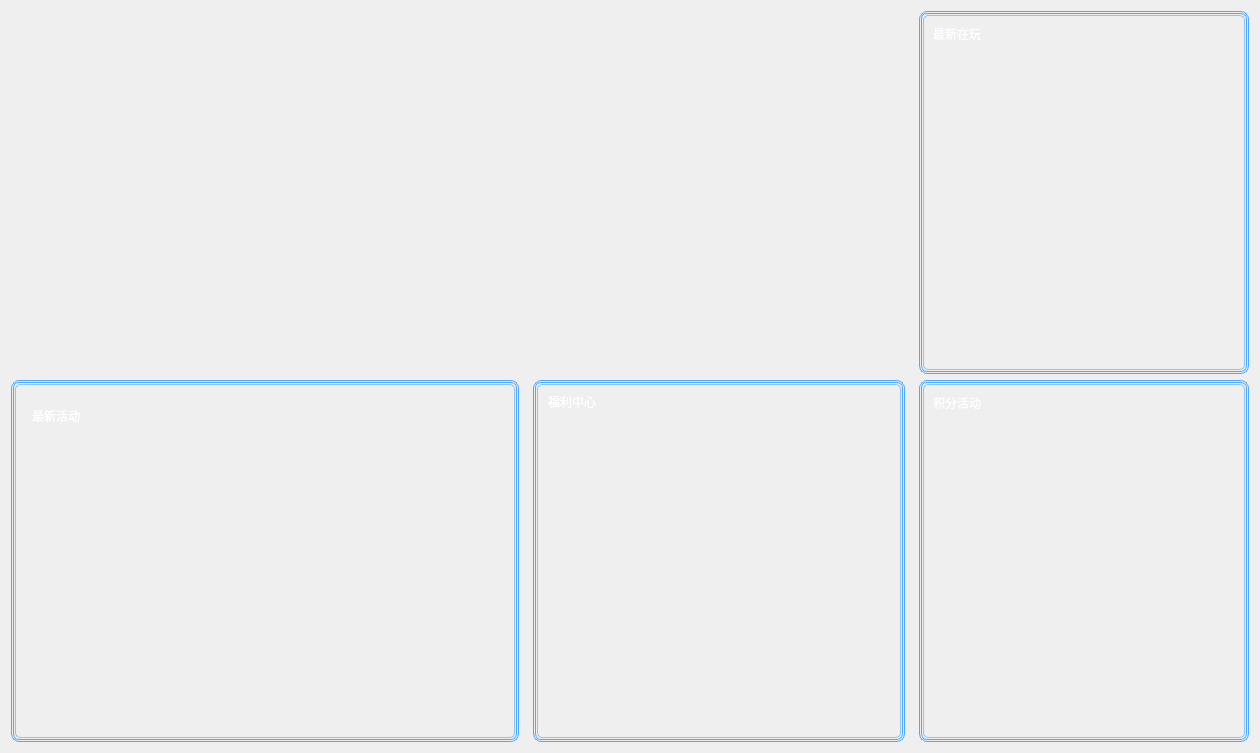
<?xml version="1.0" encoding="UTF-8"?>
<ui version="4.0">
 <class>CShopPage</class>
 <widget class="QWidget" name="CShopPage">
  <property name="geometry">
   <rect>
    <x>0</x>
    <y>0</y>
    <width>1260</width>
    <height>753</height>
   </rect>
  </property>
  <property name="windowTitle">
   <string>Form</string>
  </property>
  <layout class="QGridLayout" name="gridLayout">
   <item row="0" column="0">
    <layout class="QVBoxLayout" name="verticalLayout">
     <item>
      <layout class="QHBoxLayout" name="horizontalLayout_2">
       <property name="spacing">
        <number>14</number>
       </property>
       <item>
        <widget class="QWidget" name="widget_main_logo" native="true">
         <property name="minimumSize">
          <size>
           <width>890</width>
           <height>0</height>
          </size>
         </property>
        </widget>
       </item>
       <item>
        <widget class="QFrame" name="frame_one_2">
         <property name="minimumSize">
          <size>
           <width>330</width>
           <height>0</height>
          </size>
         </property>
         <property name="maximumSize">
          <size>
           <width>330</width>
           <height>16777215</height>
          </size>
         </property>
         <property name="styleSheet">
          <string notr="true">QFrame#frame_one_2{
border: 0.8px solid #4DA9FF;
border-radius: 8px;
}
</string>
         </property>
         <property name="frameShape">
          <enum>QFrame::NoFrame</enum>
         </property>
         <property name="frameShadow">
          <enum>QFrame::Raised</enum>
         </property>
         <layout class="QGridLayout" name="gridLayout_21">
          <property name="leftMargin">
           <number>1</number>
          </property>
          <property name="topMargin">
           <number>1</number>
          </property>
          <property name="rightMargin">
           <number>1</number>
          </property>
          <property name="bottomMargin">
           <number>1</number>
          </property>
          <property name="spacing">
           <number>0</number>
          </property>
          <item row="0" column="0">
           <widget class="QFrame" name="frame_two_2">
            <property name="styleSheet">
             <string notr="true">QFrame#frame_two_2{
border: 0.6px solid #4DA9FF;
border-radius: 6px;
}
</string>
            </property>
            <property name="frameShape">
             <enum>QFrame::StyledPanel</enum>
            </property>
            <property name="frameShadow">
             <enum>QFrame::Raised</enum>
            </property>
            <layout class="QGridLayout" name="gridLayout_22">
             <property name="leftMargin">
              <number>1</number>
             </property>
             <property name="topMargin">
              <number>1</number>
             </property>
             <property name="rightMargin">
              <number>1</number>
             </property>
             <property name="bottomMargin">
              <number>1</number>
             </property>
             <item row="0" column="0">
              <widget class="QFrame" name="frame_4">
               <property name="styleSheet">
                <string notr="true">QFrame#frame_4{
border: 1px solid rgba(77, 169, 255, 0.6);
border-radius: 5px;
}
QFrame#frame_4:hover{
	color: rgb(170, 170, 255);
}</string>
               </property>
               <property name="frameShape">
                <enum>QFrame::StyledPanel</enum>
               </property>
               <property name="frameShadow">
                <enum>QFrame::Raised</enum>
               </property>
               <layout class="QGridLayout" name="gridLayout_18">
                <item row="1" column="0">
                 <widget class="QScrollArea" name="scrollArea">
                  <property name="maximumSize">
                   <size>
                    <width>16777215</width>
                    <height>16777215</height>
                   </size>
                  </property>
                  <property name="styleSheet">
                   <string notr="true">background-color: transparent;</string>
                  </property>
                  <property name="frameShape">
                   <enum>QFrame::NoFrame</enum>
                  </property>
                  <property name="verticalScrollBarPolicy">
                   <enum>Qt::ScrollBarAlwaysOff</enum>
                  </property>
                  <property name="horizontalScrollBarPolicy">
                   <enum>Qt::ScrollBarAlwaysOff</enum>
                  </property>
                  <property name="widgetResizable">
                   <bool>true</bool>
                  </property>
                  <widget class="QWidget" name="scrollAreaWidgetContents">
                   <property name="geometry">
                    <rect>
                     <x>0</x>
                     <y>0</y>
                     <width>302</width>
                     <height>296</height>
                    </rect>
                   </property>
                   <property name="styleSheet">
                    <string notr="true">background-color: transparent;</string>
                   </property>
                   <layout class="QGridLayout" name="gridLayout_3">
                    <property name="leftMargin">
                     <number>0</number>
                    </property>
                    <property name="topMargin">
                     <number>0</number>
                    </property>
                    <property name="rightMargin">
                     <number>0</number>
                    </property>
                    <property name="bottomMargin">
                     <number>0</number>
                    </property>
                    <property name="spacing">
                     <number>0</number>
                    </property>
                    <item row="0" column="0">
                     <layout class="QVBoxLayout" name="verticalLayout_playing">
                      <property name="spacing">
                       <number>10</number>
                      </property>
                     </layout>
                    </item>
                   </layout>
                  </widget>
                 </widget>
                </item>
                <item row="0" column="0">
                 <widget class="QLabel" name="label_3">
                  <property name="styleSheet">
                   <string notr="true">color: #FFFFFF;
font: 14pt &quot;Alibaba PuHuiTi 2.0&quot;;</string>
                  </property>
                  <property name="text">
                   <string>最新在玩</string>
                  </property>
                 </widget>
                </item>
               </layout>
              </widget>
             </item>
            </layout>
           </widget>
          </item>
         </layout>
        </widget>
       </item>
      </layout>
     </item>
     <item>
      <layout class="QHBoxLayout" name="horizontalLayout_3">
       <property name="spacing">
        <number>14</number>
       </property>
       <item>
        <widget class="QFrame" name="frame_one_3">
         <property name="minimumSize">
          <size>
           <width>9</width>
           <height>9</height>
          </size>
         </property>
         <property name="maximumSize">
          <size>
           <width>16777215</width>
           <height>16777215</height>
          </size>
         </property>
         <property name="styleSheet">
          <string notr="true">QFrame#frame_one_3{
border: 0.8px solid #4DA9FF;
border-radius: 8px;
}
</string>
         </property>
         <property name="frameShape">
          <enum>QFrame::NoFrame</enum>
         </property>
         <property name="frameShadow">
          <enum>QFrame::Raised</enum>
         </property>
         <layout class="QGridLayout" name="gridLayout_23">
          <property name="leftMargin">
           <number>1</number>
          </property>
          <property name="topMargin">
           <number>1</number>
          </property>
          <property name="rightMargin">
           <number>1</number>
          </property>
          <property name="bottomMargin">
           <number>1</number>
          </property>
          <property name="spacing">
           <number>0</number>
          </property>
          <item row="0" column="0">
           <widget class="QFrame" name="frame_two_3">
            <property name="styleSheet">
             <string notr="true">QFrame#frame_two_3{
border: 0.6px solid #4DA9FF;
border-radius: 6px;
}
</string>
            </property>
            <property name="frameShape">
             <enum>QFrame::StyledPanel</enum>
            </property>
            <property name="frameShadow">
             <enum>QFrame::Raised</enum>
            </property>
            <layout class="QGridLayout" name="gridLayout_27">
             <property name="leftMargin">
              <number>1</number>
             </property>
             <property name="topMargin">
              <number>1</number>
             </property>
             <property name="rightMargin">
              <number>1</number>
             </property>
             <property name="bottomMargin">
              <number>1</number>
             </property>
             <item row="0" column="0">
              <widget class="QFrame" name="frame_5">
               <property name="styleSheet">
                <string notr="true">QFrame#frame_5{
border: 1px solid rgba(77, 169, 255, 0.6);
border-radius: 5px;
}
QFrame#frame_5:hover{
	color: rgb(170, 170, 255);
}</string>
               </property>
               <property name="frameShape">
                <enum>QFrame::StyledPanel</enum>
               </property>
               <property name="frameShadow">
                <enum>QFrame::Raised</enum>
               </property>
               <layout class="QGridLayout" name="gridLayout_28">
                <property name="leftMargin">
                 <number>16</number>
                </property>
                <property name="topMargin">
                 <number>8</number>
                </property>
                <property name="spacing">
                 <number>0</number>
                </property>
                <item row="1" column="0">
                 <widget class="QWidget" name="widget_guanfang" native="true">
                  <property name="sizePolicy">
                   <sizepolicy hsizetype="Expanding" vsizetype="Preferred">
                    <horstretch>0</horstretch>
                    <verstretch>0</verstretch>
                   </sizepolicy>
                  </property>
                  <property name="minimumSize">
                   <size>
                    <width>0</width>
                    <height>46</height>
                   </size>
                  </property>
                  <property name="maximumSize">
                   <size>
                    <width>16777215</width>
                    <height>46</height>
                   </size>
                  </property>
                  <layout class="QGridLayout" name="gridLayout_4">
                   <property name="leftMargin">
                    <number>0</number>
                   </property>
                   <property name="topMargin">
                    <number>0</number>
                   </property>
                   <property name="rightMargin">
                    <number>0</number>
                   </property>
                   <property name="bottomMargin">
                    <number>0</number>
                   </property>
                   <property name="spacing">
                    <number>0</number>
                   </property>
                   <item row="0" column="0">
                    <layout class="QHBoxLayout" name="horizontalLayout">
                     <property name="spacing">
                      <number>30</number>
                     </property>
                     <item>
                      <widget class="QLabel" name="label">
                       <property name="styleSheet">
                        <string notr="true">color: #FFFFFF;
font: 14pt &quot;Alibaba PuHuiTi 2.0&quot;;</string>
                       </property>
                       <property name="text">
                        <string>最新活动</string>
                       </property>
                      </widget>
                     </item>
                     <item>
                      <widget class="QPushButton" name="pushButton">
                       <property name="minimumSize">
                        <size>
                         <width>26</width>
                         <height>26</height>
                        </size>
                       </property>
                       <property name="maximumSize">
                        <size>
                         <width>26</width>
                         <height>26</height>
                        </size>
                       </property>
                       <property name="styleSheet">
                        <string notr="true">image: url(:/image/image/left.png);
border:0px;</string>
                       </property>
                      </widget>
                     </item>
                     <item>
                      <widget class="QPushButton" name="pushButton_2">
                       <property name="minimumSize">
                        <size>
                         <width>26</width>
                         <height>26</height>
                        </size>
                       </property>
                       <property name="maximumSize">
                        <size>
                         <width>26</width>
                         <height>16777215</height>
                        </size>
                       </property>
                       <property name="styleSheet">
                        <string notr="true">border:0px;
image: url(:/image/image/right.png);</string>
                       </property>
                      </widget>
                     </item>
                    </layout>
                   </item>
                  </layout>
                 </widget>
                </item>
                <item row="2" column="0">
                 <widget class="QScrollArea" name="scrollArea_fabu">
                  <property name="maximumSize">
                   <size>
                    <width>16777215</width>
                    <height>16777215</height>
                   </size>
                  </property>
                  <property name="styleSheet">
                   <string notr="true">background-color: transparent</string>
                  </property>
                  <property name="frameShape">
                   <enum>QFrame::NoFrame</enum>
                  </property>
                  <property name="verticalScrollBarPolicy">
                   <enum>Qt::ScrollBarAlwaysOff</enum>
                  </property>
                  <property name="horizontalScrollBarPolicy">
                   <enum>Qt::ScrollBarAlwaysOff</enum>
                  </property>
                  <property name="widgetResizable">
                   <bool>true</bool>
                  </property>
                  <widget class="QWidget" name="scrollAreaWidgetContents_2">
                   <property name="geometry">
                    <rect>
                     <x>0</x>
                     <y>0</y>
                     <width>473</width>
                     <height>288</height>
                    </rect>
                   </property>
                   <layout class="QGridLayout" name="gridLayout_5">
                    <property name="leftMargin">
                     <number>0</number>
                    </property>
                    <property name="topMargin">
                     <number>0</number>
                    </property>
                    <property name="rightMargin">
                     <number>0</number>
                    </property>
                    <property name="bottomMargin">
                     <number>0</number>
                    </property>
                    <property name="spacing">
                     <number>0</number>
                    </property>
                    <item row="0" column="0">
                     <layout class="QHBoxLayout" name="horizontalLayout_new">
                      <property name="spacing">
                       <number>20</number>
                      </property>
                     </layout>
                    </item>
                   </layout>
                  </widget>
                 </widget>
                </item>
               </layout>
              </widget>
             </item>
            </layout>
           </widget>
          </item>
         </layout>
        </widget>
       </item>
       <item>
        <widget class="QFrame" name="frame_one_6">
         <property name="minimumSize">
          <size>
           <width>0</width>
           <height>0</height>
          </size>
         </property>
         <property name="maximumSize">
          <size>
           <width>372</width>
           <height>16777215</height>
          </size>
         </property>
         <property name="styleSheet">
          <string notr="true">QFrame#frame_one_6{
border: 0.8px solid #4DA9FF;
border-radius: 8px;
}
</string>
         </property>
         <property name="frameShape">
          <enum>QFrame::NoFrame</enum>
         </property>
         <property name="frameShadow">
          <enum>QFrame::Raised</enum>
         </property>
         <layout class="QGridLayout" name="gridLayout_26">
          <property name="leftMargin">
           <number>1</number>
          </property>
          <property name="topMargin">
           <number>1</number>
          </property>
          <property name="rightMargin">
           <number>1</number>
          </property>
          <property name="bottomMargin">
           <number>1</number>
          </property>
          <property name="spacing">
           <number>0</number>
          </property>
          <item row="0" column="0">
           <widget class="QFrame" name="frame_two_6">
            <property name="styleSheet">
             <string notr="true">QFrame#frame_two_6{
border: 0.6px solid #4DA9FF;
border-radius: 6px;
}
</string>
            </property>
            <property name="frameShape">
             <enum>QFrame::StyledPanel</enum>
            </property>
            <property name="frameShadow">
             <enum>QFrame::Raised</enum>
            </property>
            <layout class="QGridLayout" name="gridLayout_33">
             <property name="leftMargin">
              <number>1</number>
             </property>
             <property name="topMargin">
              <number>1</number>
             </property>
             <property name="rightMargin">
              <number>1</number>
             </property>
             <property name="bottomMargin">
              <number>1</number>
             </property>
             <item row="0" column="0">
              <widget class="QFrame" name="frame_8">
               <property name="styleSheet">
                <string notr="true">QFrame#frame_8{
border: 1px solid rgba(77, 169, 255, 0.6);
border-radius: 5px;
}
QFrame#frame_8:hover{
	color: rgb(170, 170, 255);
}</string>
               </property>
               <property name="frameShape">
                <enum>QFrame::StyledPanel</enum>
               </property>
               <property name="frameShadow">
                <enum>QFrame::Raised</enum>
               </property>
               <layout class="QGridLayout" name="gridLayout_34">
                <property name="leftMargin">
                 <number>10</number>
                </property>
                <property name="topMargin">
                 <number>8</number>
                </property>
                <property name="rightMargin">
                 <number>13</number>
                </property>
                <property name="bottomMargin">
                 <number>2</number>
                </property>
                <item row="1" column="0">
                 <widget class="QScrollArea" name="scrollArea_update">
                  <property name="styleSheet">
                   <string notr="true">background-color: transparent</string>
                  </property>
                  <property name="frameShape">
                   <enum>QFrame::NoFrame</enum>
                  </property>
                  <property name="verticalScrollBarPolicy">
                   <enum>Qt::ScrollBarAlwaysOff</enum>
                  </property>
                  <property name="horizontalScrollBarPolicy">
                   <enum>Qt::ScrollBarAlwaysOff</enum>
                  </property>
                  <property name="widgetResizable">
                   <bool>true</bool>
                  </property>
                  <widget class="QWidget" name="scrollAreaWidgetContents_3">
                   <property name="geometry">
                    <rect>
                     <x>0</x>
                     <y>0</y>
                     <width>339</width>
                     <height>303</height>
                    </rect>
                   </property>
                   <layout class="QGridLayout" name="gridLayout_6">
                    <property name="leftMargin">
                     <number>0</number>
                    </property>
                    <property name="topMargin">
                     <number>0</number>
                    </property>
                    <property name="rightMargin">
                     <number>0</number>
                    </property>
                    <property name="bottomMargin">
                     <number>0</number>
                    </property>
                    <property name="spacing">
                     <number>0</number>
                    </property>
                    <item row="0" column="0">
                     <layout class="QVBoxLayout" name="verticalLayout_free">
                      <property name="spacing">
                       <number>14</number>
                      </property>
                     </layout>
                    </item>
                   </layout>
                  </widget>
                 </widget>
                </item>
                <item row="0" column="0">
                 <widget class="QLabel" name="label_2">
                  <property name="styleSheet">
                   <string notr="true">color: #FFFFFF;
font: 14pt &quot;Alibaba PuHuiTi 2.0&quot;;</string>
                  </property>
                  <property name="text">
                   <string>福利中心</string>
                  </property>
                 </widget>
                </item>
               </layout>
              </widget>
             </item>
            </layout>
           </widget>
          </item>
         </layout>
        </widget>
       </item>
       <item>
        <widget class="QFrame" name="frame_one_5">
         <property name="minimumSize">
          <size>
           <width>330</width>
           <height>0</height>
          </size>
         </property>
         <property name="maximumSize">
          <size>
           <width>330</width>
           <height>16777215</height>
          </size>
         </property>
         <property name="styleSheet">
          <string notr="true">QFrame#frame_one_5{
border: 0.8px solid #4DA9FF;
border-radius: 8px;
}
</string>
         </property>
         <property name="frameShape">
          <enum>QFrame::NoFrame</enum>
         </property>
         <property name="frameShadow">
          <enum>QFrame::Raised</enum>
         </property>
         <layout class="QGridLayout" name="gridLayout_25">
          <property name="leftMargin">
           <number>1</number>
          </property>
          <property name="topMargin">
           <number>1</number>
          </property>
          <property name="rightMargin">
           <number>1</number>
          </property>
          <property name="bottomMargin">
           <number>1</number>
          </property>
          <property name="spacing">
           <number>0</number>
          </property>
          <item row="0" column="0">
           <widget class="QFrame" name="frame_two_5">
            <property name="styleSheet">
             <string notr="true">QFrame#frame_two_5{
border: 0.6px solid #4DA9FF;
border-radius: 6px;
}
</string>
            </property>
            <property name="frameShape">
             <enum>QFrame::StyledPanel</enum>
            </property>
            <property name="frameShadow">
             <enum>QFrame::Raised</enum>
            </property>
            <layout class="QGridLayout" name="gridLayout_31">
             <property name="leftMargin">
              <number>1</number>
             </property>
             <property name="topMargin">
              <number>1</number>
             </property>
             <property name="rightMargin">
              <number>1</number>
             </property>
             <property name="bottomMargin">
              <number>1</number>
             </property>
             <item row="0" column="0">
              <widget class="QFrame" name="frame_7">
               <property name="styleSheet">
                <string notr="true">QFrame#frame_7{
border: 1px solid rgba(77, 169, 255, 0.6);
border-radius: 5px;
}
QFrame#frame_7:hover{
	color: rgb(170, 170, 255);
}</string>
               </property>
               <property name="frameShape">
                <enum>QFrame::StyledPanel</enum>
               </property>
               <property name="frameShadow">
                <enum>QFrame::Raised</enum>
               </property>
               <layout class="QGridLayout" name="gridLayout_32">
                <item row="1" column="0">
                 <widget class="QScrollArea" name="scrollArea_all_view">
                  <property name="styleSheet">
                   <string notr="true">background-color: transparent</string>
                  </property>
                  <property name="frameShape">
                   <enum>QFrame::NoFrame</enum>
                  </property>
                  <property name="verticalScrollBarPolicy">
                   <enum>Qt::ScrollBarAlwaysOff</enum>
                  </property>
                  <property name="horizontalScrollBarPolicy">
                   <enum>Qt::ScrollBarAlwaysOff</enum>
                  </property>
                  <property name="widgetResizable">
                   <bool>true</bool>
                  </property>
                  <widget class="QWidget" name="scrollAreaWidgetContents_4">
                   <property name="geometry">
                    <rect>
                     <x>0</x>
                     <y>0</y>
                     <width>302</width>
                     <height>295</height>
                    </rect>
                   </property>
                   <layout class="QGridLayout" name="gridLayout_7">
                    <property name="leftMargin">
                     <number>0</number>
                    </property>
                    <property name="topMargin">
                     <number>0</number>
                    </property>
                    <property name="rightMargin">
                     <number>0</number>
                    </property>
                    <property name="bottomMargin">
                     <number>0</number>
                    </property>
                    <property name="spacing">
                     <number>0</number>
                    </property>
                    <item row="0" column="0">
                     <layout class="QVBoxLayout" name="verticalLayout_more">
                      <property name="spacing">
                       <number>14</number>
                      </property>
                     </layout>
                    </item>
                   </layout>
                  </widget>
                 </widget>
                </item>
                <item row="0" column="0">
                 <widget class="QLabel" name="label_4">
                  <property name="styleSheet">
                   <string notr="true">color: #FFFFFF;
font: 14pt &quot;Alibaba PuHuiTi 2.0&quot;;</string>
                  </property>
                  <property name="text">
                   <string>积分活动</string>
                  </property>
                 </widget>
                </item>
               </layout>
              </widget>
             </item>
            </layout>
           </widget>
          </item>
         </layout>
        </widget>
       </item>
      </layout>
     </item>
    </layout>
   </item>
  </layout>
 </widget>
 <resources/>
 <connections/>
</ui>
